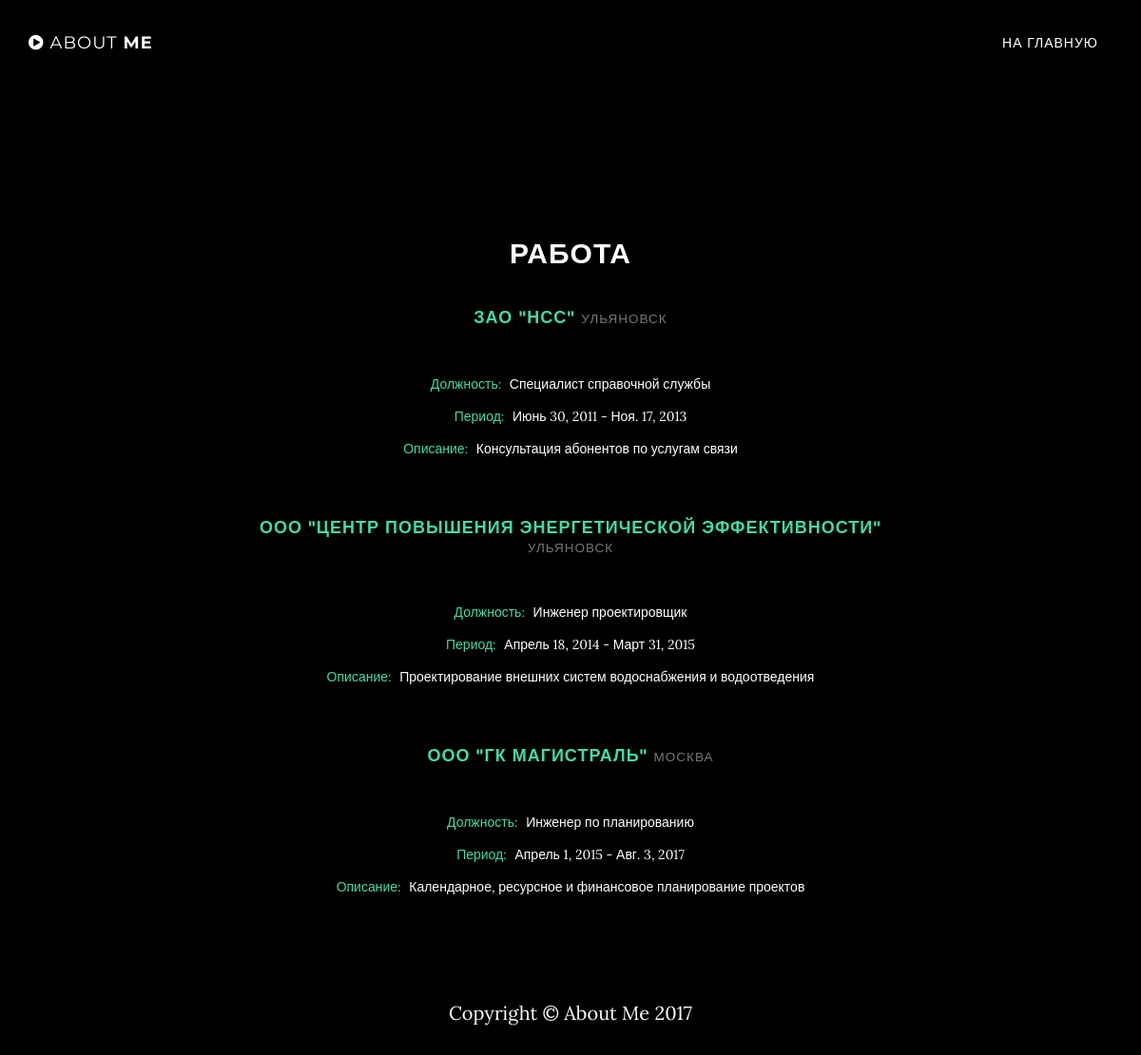
Page /work/ on the committed database.
### mainapp/models.py (models this page shows)
class Work(models.Model):
    organization = models.ForeignKey(Organization, verbose_name='Организация')
    position = models.CharField(verbose_name='Должность', max_length=64)
    duties = models.TextField(verbose_name='Обязанности')
    start = models.DateField(verbose_name='Начало')
    end = models.DateField(verbose_name='Конец', default=timezone.now)

class Organization(models.Model):
    name = models.CharField(verbose_name='Название', max_length=64, unique=True)
    region = models.CharField(verbose_name='Регион', max_length=32)
    tax_id = models.IntegerField(verbose_name='ИНН')
    site = models.CharField(verbose_name='Сайт', max_length=64, blank=True)

### mainapp/views.py (the view)
# urls.py: url(r'^work/$', work),
def work(request):
    place_of_work = Work.objects.all()
    return render_to_response("about_work.html", {'place_of_work': place_of_work, 'NOW': NOW})

### templates/about_work.html (shortened to what this page needs)
{% extends "base.html" %}
{% block nav %}
    <nav class="navbar navbar-custom navbar-fixed-top" role="navigation">
        <div class="container">
            <div class="navbar-header">
                <a class="navbar-brand page-scroll" href="#page-top">
                    <i class="fa fa-play-circle"></i> <span class="light">About</span> Me
                </a>
            </div>
            <div class="collapse navbar-collapse navbar-right navbar-main-collapse">
                <ul class="nav navbar-nav">
                    <li>
                        <a class="page-scroll" href="http://127.0.0.1:8000">На главную</a>
                    </li>
                </ul>
            </div>
        </div>
    </nav>
{% endblock %}
{% block content %}
    <section id="contact" class="container content-section text-center">
        <div class="row">
            <div class="col-lg-8 col-lg-offset-2">
                <h2>Работа</h2>
                {% for work in place_of_work %}
                <ul class="about-list">
                    <li><h4><a href="http://127.0.0.1:8000/work/organization/{{ work.organization.id }}/" target="_blank">{{ work.organization.name }}</a> <small>{{ work.organization.region }}</small></h4></li>
                    <li><span>Должность:</span> {{ work.position }}</li>
                    <li><span>Период:</span> {{ work.start }} - {% if work.end != NOW %}{{ work.end }}{% else %}настоящее время{% endif %}</li>
                    <li><span>Описание:</span> {{ work.duties }}</li>
                </ul>
                {% endfor %}
            </div>
        </div>
    </section>
{% endblock %}

### templates/base.html (shortened to what this page needs)
<!DOCTYPE html>
<html lang="en">
{% load static %}
<head>
    {% block css %}
    <link href="{% static 'vendor/bootstrap/css/bootstrap.min.css' %}" rel="stylesheet">
    <link href="{% static 'vendor/font-awesome/css/font-awesome.min.css' %}" rel="stylesheet" type="text/css">
    <link href="{% static 'css/grayscale.css' %}" rel="stylesheet">
    {% endblock %}
</head>
<body id="page-top" data-spy="scroll" data-target=".navbar-fixed-top">
    {% block nav %}{% endblock %}
    {% block content %}
    {% endblock %}
    {% block footer %}
    <footer>
        <div class="container text-center">
            <p>Copyright &copy; About Me 2017</p>
        </div>
    </footer>
    {% endblock %}
</body>
</html>

### static/css/grayscale.css (style rules this page uses)
body { width: 100%; height: 100%; font-family: "Lora", "Helvetica Neue", Helvetica, Arial, sans-serif; color: white; background-color: black; }
html { width: 100%; height: 100%; }
h1, h2, h3, h4, h5, h6 { margin: 0 0 35px; text-transform: uppercase; font-family: "Montserrat", "Helvetica Neue", Helvetica, Arial, sans-serif; font-weight: 700; letter-spacing: 1px; }
p { margin: 0 0 25px; font-size: 18px; line-height: 1.5; }
@media (min-width: 768px) { p { margin: 0 0 35px; font-size: 20px; line-height: 1.6; } }
a { color: #42DCA3; -webkit-transition: all 0.2s ease-in-out; -moz-transition: all 0.2s ease-in-out; transition: all 0.2s ease-in-out; }
.light { font-weight: 400; }
.navbar-custom { margin-bottom: 0; border-bottom: 1px solid rgba(255, 255, 255, 0.3); text-transform: uppercase; font-family: "Montserrat", "Helvetica Neue", Helvetica, Arial, sans-serif; background-color: black; }
.navbar-custom .navbar-brand { font-weight: 700; }
.navbar-custom a { color: white; }
.navbar-custom .nav li a { -webkit-transition: background 0.3s ease-in-out; -moz-transition: background 0.3s ease-in-out; transition: background 0.3s ease-in-out; }
@media (min-width: 768px) { .navbar-custom { padding: 20px 0; border-bottom: none; letter-spacing: 1px; background: transparent; -webkit-transition: background 0.5s ease-in-out, padding 0.5s ease-in-out; -moz-transition: background 0.5s ease-in-out, padding 0.5s ease-in-out; transition: background 0.5s ease-in-out, padding 0.5s ease-in-out; } }
.content-section { padding-top: 100px; }
@media (min-width: 767px) { .content-section { padding-top: 250px; } }
footer { padding: 50px 0; }
footer p { margin: 0; }
body { webkit-tap-highlight-color: rgba(255, 255, 255, 0.2); }
.about-list { margin: 0; padding: 0; list-style-type: none; margin-bottom: 50px; }
.about-list li { padding: 0.5em 0; }
.about-list span { display: inline-block; padding-right: 5px; color: #42dca3; }

### rows in the picture
Work: organization.name "ЗАО \"НСС\"", organization.region "УЛЬЯНОВСК", position "Специалист справочной службы", start "Июнь 30, 2011", end "Ноя. 17, 2013", duties "Консультация абонентов по услугам связи"
Work: organization.name "ООО \"ЦЕНТР ПОВЫШЕНИЯ ЭНЕРГЕТИЧЕСКОЙ ЭФФЕКТИВНОСТИ\"", organization.region "УЛЬЯНОВСК", position "Инженер проектировщик", start "Апрель 18, 2014", end "Март 31, 2015", duties "Проектирование внешних систем водоснабжения и водоотведения"
Work: organization.name "ООО \"ГК МАГИСТРАЛЬ\"", organization.region "МОСКВА", position "Инженер по планированию", start "Апрель 1, 2015", end "Авг. 3, 2017", duties "Календарное, ресурсное и финансовое планирование проектов"
